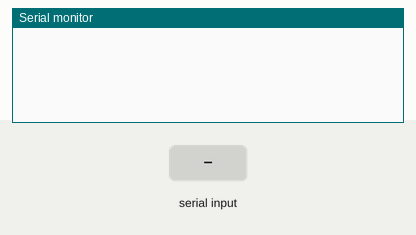
This sketch was run on a simulated Arduino Uno, built with avr-gcc and run on an emulated ATmega328P. Parts: the last lines printed to the serial monitor. The test bench sets the inputs (shaded band).

Above: at 1.2 s.
1.3 s: "Req%" received over Serial
At 2.5 s:
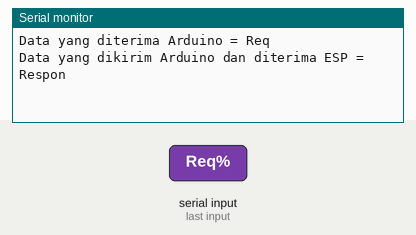
2.8 s: "1%" received over Serial
At 3.8 s:
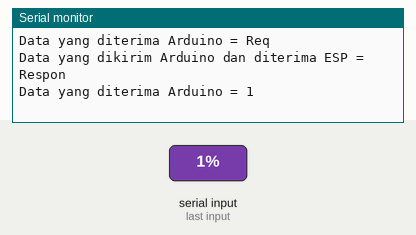

Measured:
- after the input at 1.3 s, the serial monitor: prints a new line at once (image 1)
- after the input at 2.8 s, the serial monitor: prints a new line at once (image 2)

The sketch:

uart_uno.ino
```cpp
void setup() {
  Serial.begin(9600);
}

void loop() {
  if (Serial.available()) {
    String dataIN = "";
    dataIN = Serial.readStringUntil('%');
    Serial.print("Data yang diterima Arduino = ");
    Serial.println(dataIN);
    if (dataIN == "Req"){
      Serial.println("Data yang dikirim Arduino dan diterima ESP = Respon\n");
    }
  }
}
```
